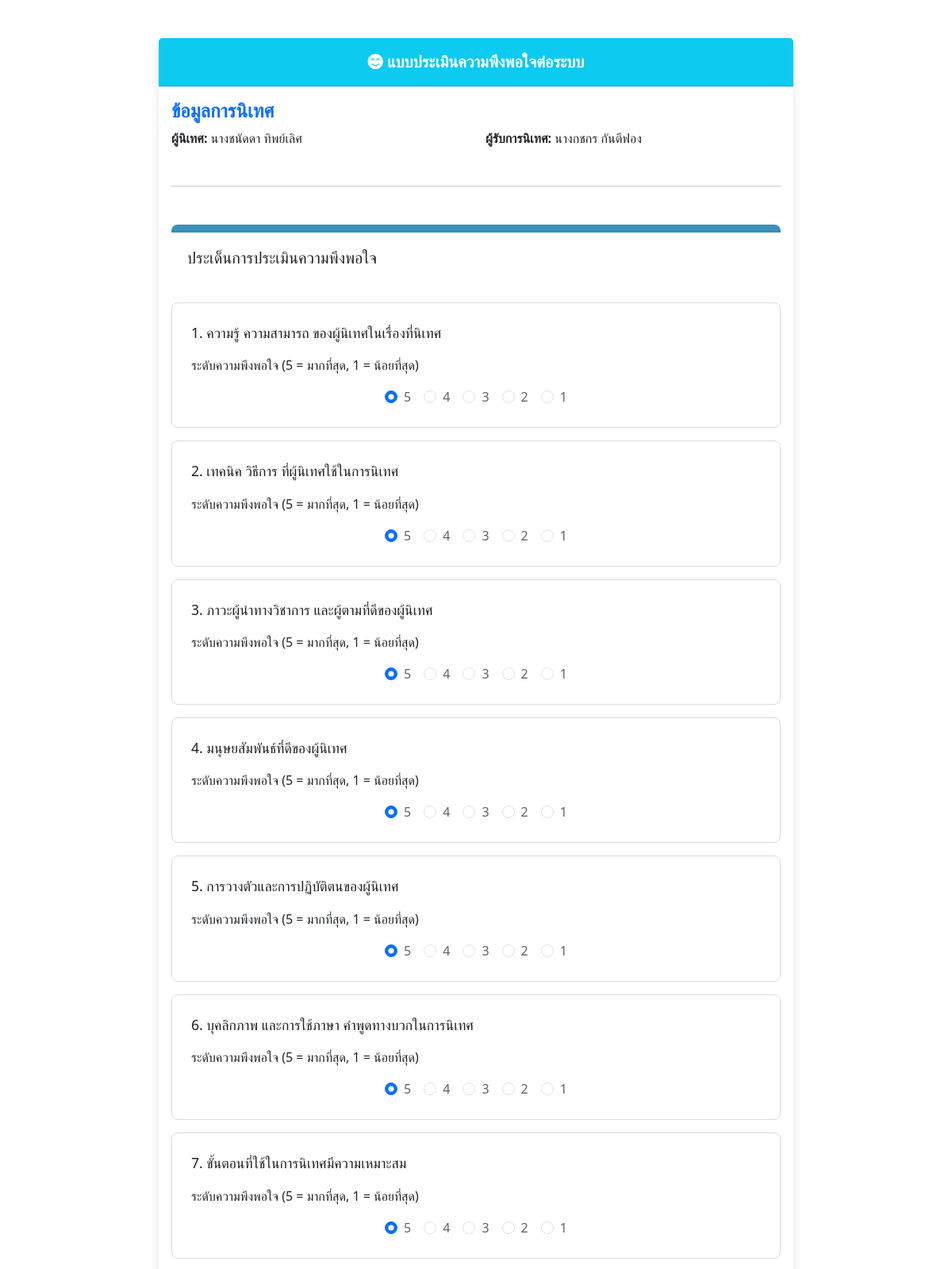
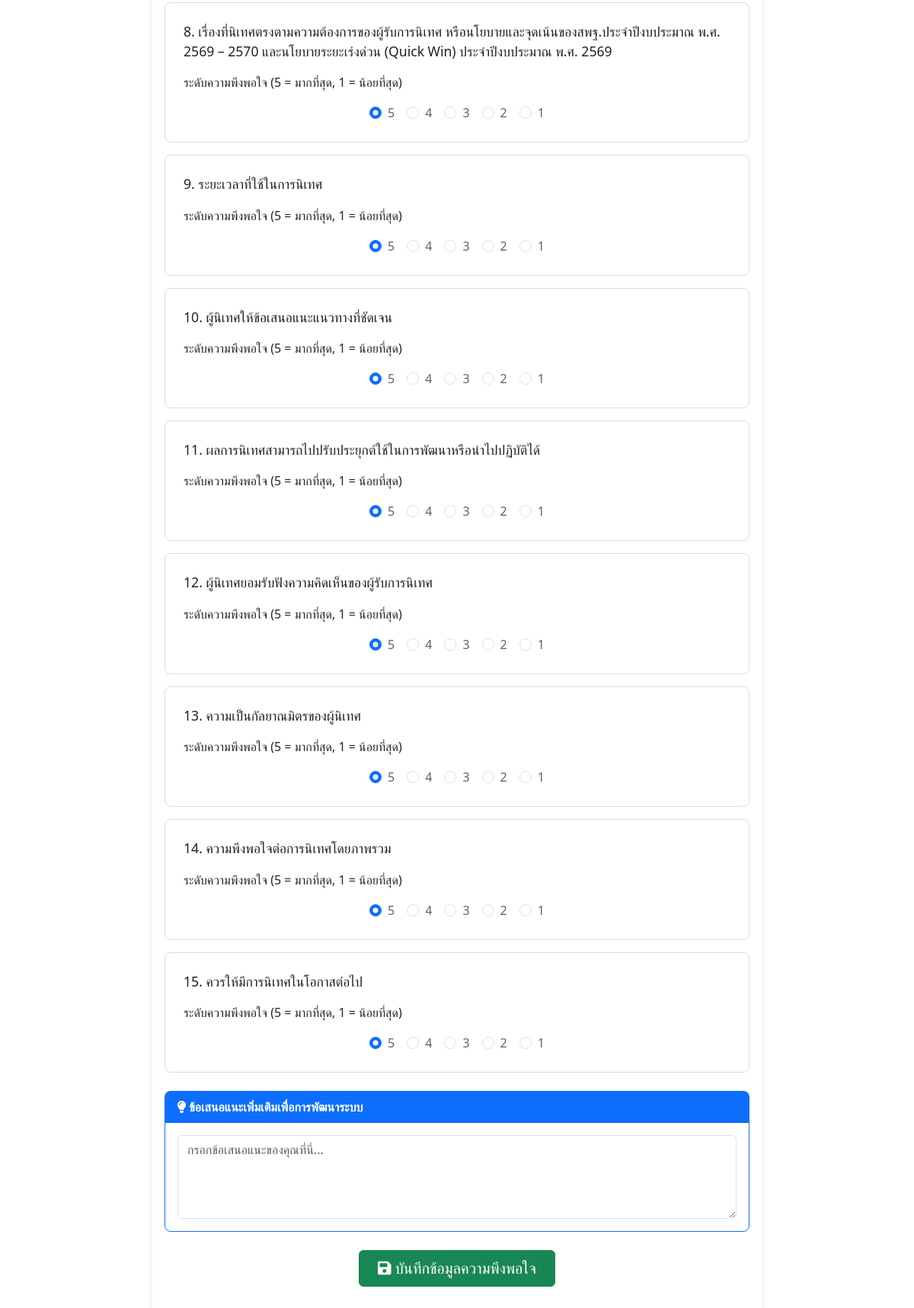
Screenshot of /satisfaction_summary.php?session_id=31 with the database file from the repository (2 pictures, top to bottom).
### tables this page shows
CREATE TABLE `satisfaction_questions` (
  `id` int(11) NOT NULL,
  `question_text` text NOT NULL,
  `display_order` int(11) NOT NULL DEFAULT 0
);

### satisfaction_form.php (the view)
<?php
require_once 'db_connect.php';
$satisfaction_data = $_SESSION['satisfaction_data'] ?? [];
$sql_questions = "SELECT id, question_text FROM satisfaction_questions ORDER BY display_order ASC";
$result_questions = $conn->query($sql_questions);
$questions = [];
if ($result_questions && $result_questions->num_rows > 0) {
    while($row = $result_questions->fetch_assoc()) {
        $questions[] = $row;
    }
}
?>
<form id="satisfactionForm" method="POST" action="save_satisfaction.php">
    <h4 class="fw-bold text-primary">ข้อมูลการนิเทศ</h4>
    <div class="row mb-4">
        <div class="col-md-6">
            <strong>ผู้นิเทศ:</strong> <?php echo htmlspecialchars($satisfaction_data['supervisor_name'] ?? 'N/A'); ?>
        </div>
        <div class="col-md-6">
            <strong>ผู้รับการนิเทศ:</strong> <?php echo htmlspecialchars($satisfaction_data['teacher_name'] ?? 'N/A'); ?>
        </div>
    </div>
    <hr class="my-5">
    <div class="section-header mb-3">
        <h2 class="h5">ประเด็นการประเมินความพึงพอใจ</h2>
    </div>
    <?php foreach ($questions as $question) : ?>
        <div class="card mb-3">
            <div class="card-body p-4">
                <div class="mb-3">
                    <label class="form-label-question" for="rating_<?php echo $question['id']; ?>">
                        <?php echo htmlspecialchars($question['question_text']); ?>
                    </label>
                </div>
                <p>ระดับความพึงพอใจ (5 = มากที่สุด, 1 = น้อยที่สุด)</p>
                <div class="d-flex justify-content-center flex-wrap">
                    <?php for ($i = 5; $i >= 1; $i--) : ?>
                        <div class="form-check form-check-inline mx-2">
                            <input
                                class="form-check-input"
                                type="radio"
                                name="ratings[<?php echo $question['id']; ?>]"
                                id="q<?php echo $question['id']; ?>-<?php echo $i; ?>"
                                value="<?php echo $i; ?>"
                                required
                                <?php echo ($i == 5) ? 'checked' : '';  ?>
                            />
                            <label class="form-check-label" for="q<?php echo $question['id']; ?>-<?php echo $i; ?>"><?php echo $i; ?></label>
                        </div>
                    <?php endfor; ?>
                </div>
            </div>
        </div>
    <?php endforeach; ?>
    <div class="card mt-4 border-primary">
        <div class="card-header bg-primary text-white fw-bold">
            <i class="fas fa-lightbulb"></i> ข้อเสนอแนะเพิ่มเติมเพื่อการพัฒนาระบบ
        </div>
        <div class="card-body">
            <textarea
                class="form-control"
                id="overall_suggestion"
                name="overall_suggestion"
                rows="4"
                placeholder="กรอกข้อเสนอแนะของคุณที่นี่..."></textarea>
        </div>
    </div>
    <div class="d-flex justify-content-center my-4">
        <button type="submit" class="btn btn-success fs-5 btn-hover-blue px-4 py-2">
            <i class="fas fa-save"></i> บันทึกข้อมูลความพึงพอใจ
        </button>
    </div>
</form>

### satisfaction_summary.php (shortened to what this page needs)
<?php
require_once 'db_connect.php';
$session_id = intval($_GET['session_id']);
$sql_info = "SELECT
                ss.id AS session_id,
                CONCAT(t.PrefixName, t.fname, ' ', t.lname) AS teacher_name,
                CONCAT(sp.PrefixName, sp.fname, ' ', sp.lname) AS supervisor_name
            FROM supervision_sessions ss
            LEFT JOIN teacher t ON ss.teacher_t_pid = t.t_pid
            LEFT JOIN supervisor sp ON ss.supervisor_p_id = sp.p_id
            WHERE ss.id = ?";
$stmt = $conn->prepare($sql_info);
$stmt->bind_param("i", $session_id);
$stmt->execute();
$result = $stmt->get_result();
$session_info = $result->fetch_assoc();
?>
<!DOCTYPE html>
<html lang="th">
<head>
    <link href="https://cdn.jsdelivr.net/npm/bootstrap@5.3.3/dist/css/bootstrap.min.css" rel="stylesheet">
    <link rel="stylesheet" href="styles.css">
    <link rel="stylesheet" href="https://cdnjs.cloudflare.com/ajax/libs/font-awesome/5.15.4/css/all.min.css">
</head>
<body>
    <div class="main-card card my-5">
        <div class="form-header card-header text-center bg-info text-white">
            <i class="fas fa-smile-beam"></i> <span class="fw-bold">แบบประเมินความพึงพอใจต่อระบบ</span>
        </div>
        <div class="card-body">
            <?php if (empty($session_info)): ?>
                <div class="alert alert-danger text-center">
                    <p>ไม่พบข้อมูลการนิเทศ</p>
                    <a href="history.php" class="btn btn-danger">กลับไปหน้าประวัติ</a>
                </div>
            <?php else: ?>
                <?php
                include 'satisfaction_form.php';
                ?>
            <?php endif; ?>
        </div>
    </div>
</body>
</html>

### styles.css (style rules this page uses)
.main-card { max-width: 800px; margin: 40px auto; box-shadow: 0 4px 12px rgba(0, 0, 0, 0.1); border: none; background-color: #ffffff; }
.form-header { background-color: #007bff; color: white; padding: 15px; font-size: 20px; border-top-left-radius: 5px; border-top-right-radius: 5px; }
.main-card .card { border-radius: 8px; border: 1px solid #dadce0; box-shadow: none; }
.main-card .section-header { background-color: #ffffff; border-top: 10px solid #3a8fb7; border-radius: 8px; padding: 20px; }
.main-card .form-label-question { font-weight: 500; color: #202124; font-size: 1.1rem; }
.form-check-label { color: #5f6368; }
.btn-hover-blue { transition: background-color 0.2s ease-in-out, border-color 0.2s ease-in-out; }

### rows the page displays
satisfaction_questions: question_text "1. ความรู้ ความสามารถ ของผู้นิเทศในเรื่องที่นิเทศ"
satisfaction_questions: question_text "2. เทคนิค วิธีการ ที่ผู้นิเทศใช้ในการนิเทศ"
satisfaction_questions: question_text "3. ภาวะผู้นำทางวิชาการ และผู้ตามที่ดีของผู้นิเทศ"
satisfaction_questions: question_text "4. มนุษยสัมพันธ์ที่ดีของผู้นิเทศ"
satisfaction_questions: question_text "5. การวางตัวและการปฏิบัติตนของผู้นิเทศ"
satisfaction_questions: question_text "6. บุคลิกภาพ และการใช้ภาษา คำพูดทางบวกในการนิเทศ"
satisfaction_questions: question_text "7. ขั้นตอนที่ใช้ในการนิเทศมีความเหมาะสม"
satisfaction_questions: question_text "8. เรื่องที่นิเทศตรงตามความต้องการของผู้รับการนิเทศ หรือนโยบายและจุดเน้นของสพฐ.ประจำปีงบประมาณ พ.ศ. 2569 – 2570 และนโยบายระยะเร่งด่วน (Quick Win) ประจำปีงบประมาณ พ.ศ. 2569"
satisfaction_questions: question_text "9. ระยะเวลาที่ใช้ในการนิเทศ"
satisfaction_questions: question_text "10. ผู้นิเทศให้ข้อเสนอแนะแนวทางที่ชัดเจน"
satisfaction_questions: question_text "11. ผลการนิเทศสามารถไปปรับประยุกต์ใช้ในการพัฒนาหรือนำไปปฏิบัติได้"
satisfaction_questions: question_text "12. ผู้นิเทศยอมรับฟังความคิดเห็นของผู้รับการนิเทศ"
satisfaction_questions: question_text "13. ความเป็นกัลยาณมิตรของผู้นิเทศ"
satisfaction_questions: question_text "14. ความพึงพอใจต่อการนิเทศโดยภาพรวม"
satisfaction_questions: question_text "15. ควรให้มีการนิเทศในโอกาสต่อไป"

### other values shown
$satisfaction_data['supervisor_name'] "นางชนัดดา ทิพย์เลิศ"
$satisfaction_data['teacher_name'] "นางกชกร กันตีฟอง"
